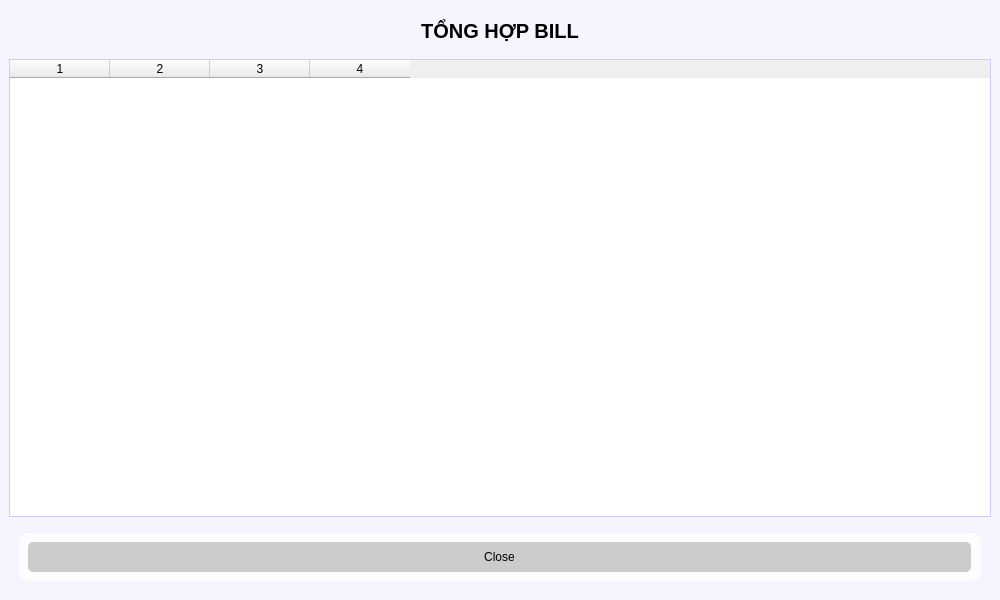
<?xml version="1.0" encoding="UTF-8"?>
<ui version="4.0">
 <class>BillSummaryUltimateWindow</class>
 <widget class="QMainWindow" name="BillSummaryUltimateWindow">
  <property name="geometry">
   <rect>
    <x>0</x>
    <y>0</y>
    <width>1000</width>
    <height>600</height>
   </rect>
  </property>
  <property name="windowTitle">
   <string>Bill Summary - Ultimate</string>
  </property>
  <property name="styleSheet">
   <string notr="true">
    QMainWindow {
        background-image: url(:/images/bill_background.png);
        background-position: center;
        background-repeat: no-repeat;
        background-color: #F5F5FF;
    }
   </string>
  </property>
  <widget class="QWidget" name="centralwidget">
   <layout class="QVBoxLayout" name="verticalLayout_main">
    <!-- Tiêu đề -->
    <item>
     <widget class="QLabel" name="labelTitle">
      <property name="text">
       <string>TỔNG HỢP BILL</string>
      </property>
      <property name="alignment">
       <set>Qt::AlignHCenter</set>
      </property>
      <property name="styleSheet">
       <string notr="true">
        QLabel {
            font-size: 20px;
            font-weight: bold;
            margin: 10px;
        }
       </string>
      </property>
     </widget>
    </item>

    <!-- Bảng Bill -->
    <item>
     <widget class="QTableWidget" name="tableWidgetBills">
      <property name="columnCount">
       <number>4</number>
      </property>
      <property name="horizontalHeaderLabels">
       <stringlist>
        <string>Mã Bill</string>
        <string>Thời gian</string>
        <string>Nhân viên</string>
        <string>Tổng tiền</string>
       </stringlist>
      </property>
      <property name="styleSheet">
       <string notr="true">
        QTableWidget {
            background-color: #FFFFFF;
            border: 1px solid #CCCCFF;
            gridline-color: #BBBBFF;
        }
        QHeaderView::section {
            background-color: #DDDDEE;
            font-weight: bold;
        }
       </string>
      </property>
     </widget>
    </item>

    <!-- Có thể thêm khu vực chi tiết, lọc thời gian, v.v. -->
    <item>
     <widget class="QFrame" name="frameBottom">
      <property name="styleSheet">
       <string notr="true">
        QFrame {
            background-color: rgba(255, 255, 255, 0.8);
            border-radius: 10px;
            margin: 10px;
        }
       </string>
      </property>
      <layout class="QHBoxLayout" name="horizontalLayout_bottom">
       <!-- Ví dụ: Nút close -->
       <item>
        <widget class="QPushButton" name="pushButtonClose">
         <property name="text">
          <string>Close</string>
         </property>
         <property name="icon">
          <iconset resource="true">
           <normaloff>:/images/icon_close.png</normaloff>
          </iconset>
         </property>
         <property name="styleSheet">
          <string notr="true">
           QPushButton {
               background-color: #CCCCCC;
               color: black;
               border-radius: 5px;
               padding: 8px;
           }
           QPushButton:hover {
               background-color: #AAAAAA;
           }
          </string>
         </property>
        </widget>
       </item>
       <item>
        <spacer name="horizontalSpacer_bottom">
         <property name="sizeType">
          <enum>QSizePolicy::Expanding</enum>
         </property>
        </spacer>
       </item>
      </layout>
     </widget>
    </item>

   </layout>
  </widget>
 </widget>
 <resources>
  <include location="resources_ultimate.qrc"/>
 </resources>
 <connections/>
</ui>
